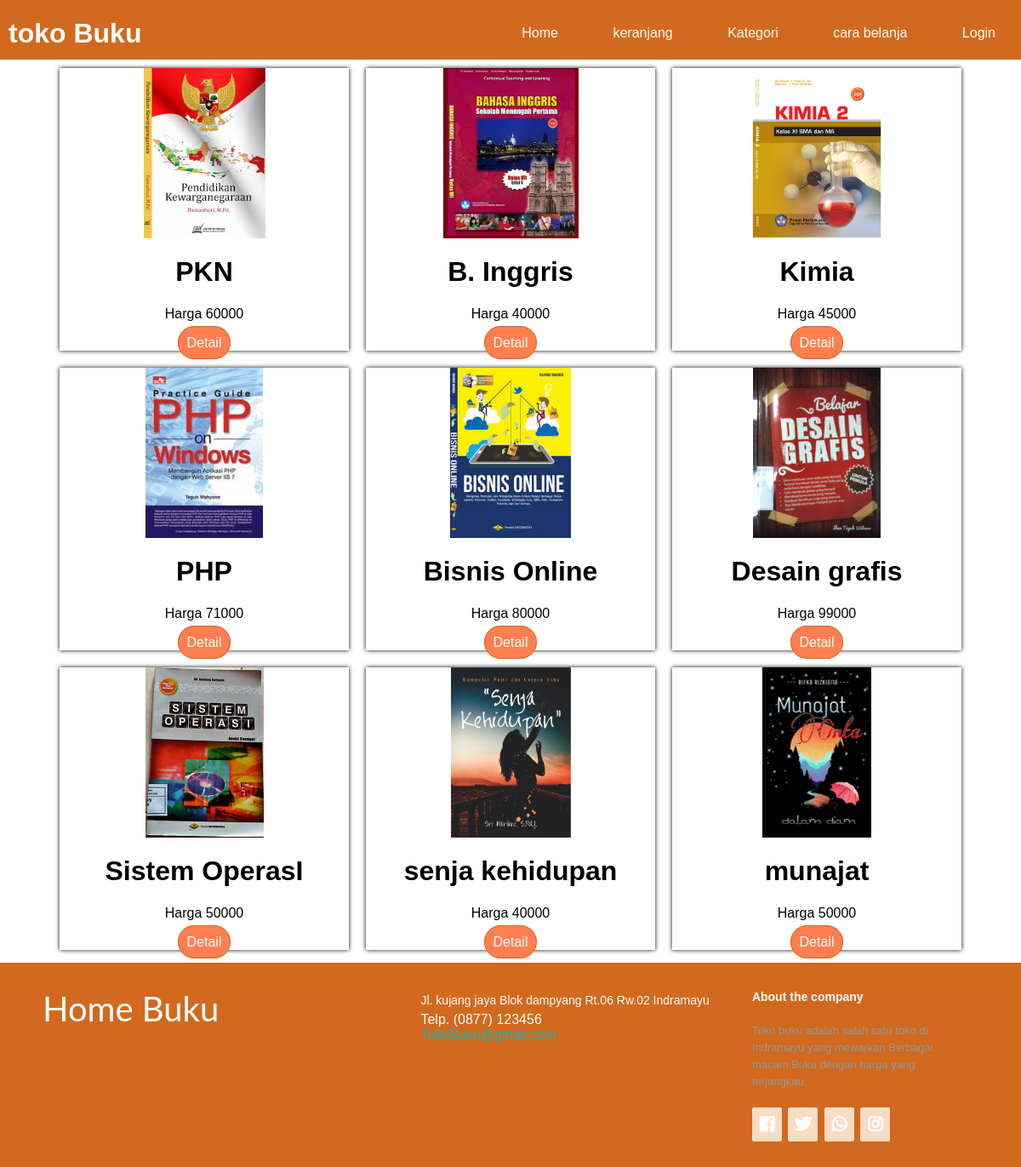
The page / on the database its author committed.
### tables this page shows
CREATE TABLE `buku` (
  `id_buku` int(11) NOT NULL,
  `id_ketegori` int(11) NOT NULL,
  `judul` varchar(50) NOT NULL,
  `gambar` text NOT NULL,
  `penerbit` varchar(100) NOT NULL,
  `pengarang` varchar(100) NOT NULL,
  `halaman` varchar(5) NOT NULL,
  `harga` varchar(10) NOT NULL,
  `stok` varchar(10) NOT NULL
);

### index.php (the view, shortened to what this page needs)
<?php
require_once 'connection/koneksi.php';
?>
<html>
<head>
    <link rel='stylesheet' href="css/index.css">
    <link rel="stylesheet" href="https://use.fontawesome.com/releases/v5.6.3/css/all.css">
</head>
<body>
    <div class='header'>
        <h1 class="logo">toko Buku</h1>
        <ul class="navbar">
            <li><a href='index.php'>Home</a></li>
            <li><a href=''>keranjang</a></li>
            <li><a href=''>Kategori</a></li>
            <li><a href=''>cara belanja</a></li>
            <li>
            <?php
                if (isset($_SESSION['login'])) { ?>
                    <a href="logout.php"><?= $_SESSION['nama']; ?></a>
                <?php
                } else {
                ?>
                    <a href="login.php">Login</a>
                <?php
                }
                ?>
            </li>
        </ul>
    </div>
    <div class="gambar">
        <?php
        $sql = $con_object->query("SELECT * FROM buku");
        $rows = $sql->num_rows;
        if ($rows > 0) {
            while ($data = mysqli_fetch_assoc($sql)) { ?>
                <div class='foto'>
                    <div style="width: 100%;height: 200px;background-image: url('<?php echo 'admin/pages/produk/gambar/' . $data['gambar']; ?>'); background-repeat: no-repeat;background-attachment: contain;background-position: center;background-size: contain;"></div>
                    <h1><?php echo $data['judul']; ?></h1>
                    <p>Harga <?php echo $data['harga']; ?></p>
                    <a href='produk_detail.php?produk=<?= $data['id_buku']; ?>'>Detail</a>
                </div>
        <?php
            }
        }
        ?>
</div>
    <footer class="footer-distributed">
      <div class="footer-left">
        <h3>Home Buku</h3>
      </div>
      <div class="footer-center">
        <div>
          <p><span>Jl. kujang jaya Blok dampyang Rt.06 Rw.02 Indramayu</p>
        </div>
        <div>
          <p>Telp. (0877) 123456</p>
        </div>
        <div>
          <p><a href="mailto:tokoBuku@gmail.com">TokoBuku@gmail.com</a></p>
        </div>
      </div>
      <div class="footer-right">
        <p class="footer-company-about">
          <span>About the company</span>
          Toko buku adalah salah satu toko di Indramayu yang mewarkan Berbagai macam Buku dengan harga yang terjangkau.
        </p>
        <div class="footer-icons">
          <a href="#"><i class="fab fa-facebook"></i></a>
          <a href="#"><i class="fab fa-twitter"></i></a>
          <a href="#"><i class="fab fa-whatsapp"></i></a>
          <a href="#"><i class="fab fa-instagram"></i></a>
        </div>
      </div>
    </footer>
</body>
</html>

### css/index.css (style rules this page uses)
body { margin: 0; padding: 0; font-family: sans-serif; }
html { margin: 0; padding: 0; }
.header { display: flex; flex-direction: row; color: white; height: 70px; background: Chocolate; }
.logo { margin-left: 10px; }
.navbar { display: inline; margin: 0; margin-left: auto; padding: 0; list-style: none; }
.navbar li { display: inline-block; }
.navbar li a { display: block; padding: 30px; color: white; text-decoration: none; text-decoration-style: none; }
.gambar { width: 90%; display: grid; grid-template-columns: 1fr 1fr 1fr; margin: auto; }
.foto { box-shadow: 0 0 5px black; margin: 10px; text-align: center; }
.foto a { border: 1px solid Chocolate; width: 100%; padding: 10px; color: white; background: Coral; text-decoration: none; border-radius: 20px; cursor: pointer; }
footer { height: 240px; margin-top: 5px; }
.footer-distributed { background: Chocolate; box-shadow: 0 1px 1px 0 rgba(0, 0, 0, 0.12); box-sizing: border-box; width: 100%; text-align: left; font: bold 16px sans-serif; padding: 30px 50px; }
.footer-distributed .footer-left, .footer-distributed .footer-center, .footer-distributed .footer-right { display: inline-block; vertical-align: top; }
.footer-distributed .footer-left { width: 40%; }
.footer-distributed h3 { color: #ffffff; font: normal 40px Lato, sans-serif; margin: 0; }
.footer-distributed .footer-center { width: 35%; }
.footer-distributed .footer-center p { display: inline-block; color: #ffffff; font-weight: 400; vertical-align: middle; margin: 0; }
.footer-distributed .footer-center p span { display: block; font-weight: normal; font-size: 14px; line-height: 2; }
.footer-distributed .footer-center p a { color: lightseagreen; text-decoration: none; }
.footer-distributed .footer-right { width: 20%; }
.footer-distributed .footer-company-about { line-height: 20px; color: #92999f; font-size: 13px; font-weight: normal; margin: 0; }
.footer-distributed .footer-company-about span { display: block; color: #ffffff; font-size: 14px; font-weight: bold; margin-bottom: 20px; }
.footer-distributed .footer-icons { margin-top: 20px; }
.footer-distributed .footer-icons a { display: inline-block; width: 35px; height: 30px; cursor: pointer; background-color: #f9dcc4; border-radius: 2px; font-size: 20px; color: #ffffff; text-align: center; line-height: 30px; margin-right: 3px; margin-bottom: 5px; padding-top: 10px; }

### rows shown on the page
buku: gambar (picture), judul "PKN", harga "60000"
buku: gambar (picture), judul "B. Inggris", harga "40000"
buku: gambar (picture), judul "Kimia", harga "45000"
buku: gambar (picture), judul "PHP", harga "71000"
buku: gambar (picture), judul "Bisnis Online", harga "80000"
buku: gambar (picture), judul "Desain grafis", harga "99000"
buku: gambar (picture), judul "Sistem OperasI", harga "50000"
buku: gambar (picture), judul "senja kehidupan", harga "40000"
buku: gambar (picture), judul "munajat", harga "50000"
